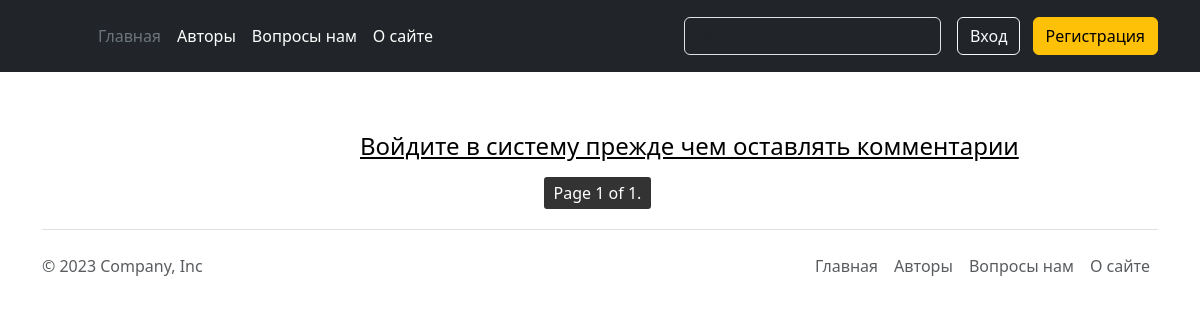
Page /category/posts/dikie-zhivotnye/ on the earlier database version.
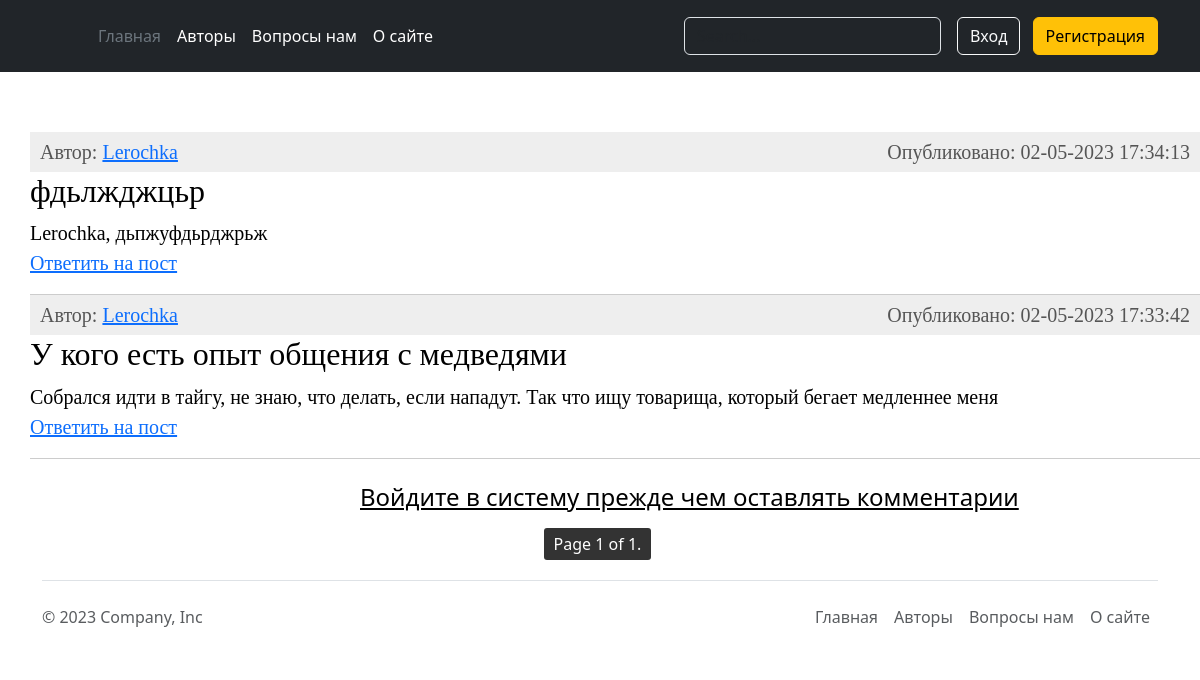
Same page on the later database version.
### main/models.py (models this page shows, shortened)
class Post(models.Model):
    category = models.ForeignKey(SubCategory, on_delete=models.CASCADE, verbose_name='Внешний ключ подкатегории')
    author = models.ForeignKey(Author, on_delete=models.CASCADE, verbose_name='Внешний ключ автора')
    title = models.CharField(max_length=255, verbose_name='Заголовок поста')
    text = models.TextField(verbose_name='Пост')
    created_at = models.DateTimeField(auto_now_add=True, verbose_name='Время публикации поста')
    updated_at = models.DateTimeField(auto_now=True, verbose_name='Время редактирования')
    is_published = models.BooleanField(default=True, verbose_name='Опубликован', help_text='Опубликован ли пост')
    class Meta:
        verbose_name = _('Пост')
        verbose_name_plural = _('Посты')
        ordering = ('-created_at', 'author')

### account/models.py (models this page shows, shortened)
class Author(AbstractBaseUser, PermissionsMixin):
    email = models.EmailField(verbose_name=_('Почтовый адрес'), unique=True)
    user_name = models.CharField(max_length=150, unique=True, verbose_name='Имя пользователя')
    mobile = models.CharField(max_length=20, blank=True, verbose_name='Номер телефона')
    gender = models.ForeignKey(Gender, on_delete=models.SET_NULL, blank=True, null=True,
                               verbose_name='Внешний ключ гендера')
    profile_photo = models.ImageField(upload_to='photos/%Y/%m/%d/', help_text=_('Фото профиля'), blank=True,
                                      verbose_name='Фото профиля')
    profile_information = models.TextField(help_text='Расскажите о себе', blank=True,
                                           verbose_name='Персональная информация')
    country = models.ForeignKey(Country, on_delete=models.SET_NULL, blank=True, null=True, verbose_name='Страна')
    telegram_link = models.URLField(blank=True, verbose_name='Телеграмм аккаунт')
    city = models.CharField(max_length=70, blank=True, null=True, verbose_name='Город')
    following = models.ManyToManyField(
        "self", blank=True, related_name="followers", symmetrical=False, verbose_name='Подписки'
    )
    is_active = models.BooleanField(default=False, help_text='Активен ли аккаунт?', verbose_name='Активен')
    is_staff = models.BooleanField(default=False, help_text='Администратор ли сайта?', verbose_name='Администратора')
    created = models.DateTimeField(auto_now_add=True, verbose_name='Дата регистрации')
    updated = models.DateTimeField(auto_now=True, verbose_name='Дата обновления')
    objects = CustomAccountManager()
    USERNAME_FIELD = 'email'
    REQUIRED_FIELDS = ['user_name']
    class Meta:
        verbose_name = _("Аккаунт")
        verbose_name_plural = _("Аккаунты")
        ordering = ('user_name',)
    def __str__(self):
        return self.user_name
    def get_absolute_url(self):
        return reverse('authors:author_detail_view', kwargs={'pk': self.pk})

### main/views.py (the view)
# urls.py: path('category/posts/<slug:subcategory_slug>/', views.subcategory_post, name='subcategory_post'),
def subcategory_post(request, subcategory_slug):
    subcategory = get_object_or_404(SubCategory, slug=subcategory_slug)
    posts = Post.objects.filter(category=subcategory.id)
    paginator = Paginator(posts, 8)
    page_number = request.GET.get('page')
    page_obj = paginator.get_page(page_number)
    if request.method == 'POST':
        form = AddCommentForm(request.POST)
        if form.is_valid():
            user = request.user
            text = request.POST.get('text')
            title = request.POST.get('title')
            subcategory_id = SubCategory.objects.get(slug=subcategory_slug).id
            context = {'posts': posts, 'title': subcategory, 'form': form, 'user_name': user.user_name}
            Post.objects.create(author=user, text=text, title=title, category_id=subcategory_id)
    else:
        form = AddCommentForm()
    if request.user.is_authenticated:
        user_name = Author.objects.get(user_name=request.user.user_name)
        context = {'page_obj': page_obj, 'title': subcategory, 'form': form, 'user_name': user_name}
    else:
        context = {'page_obj': page_obj, 'title': subcategory, 'form': form}
    return render(request, 'main/posts.html', context=context)

### main/forms.py
class AddCommentForm(forms.ModelForm):
    title = forms.CharField(widget=forms.TextInput(
        attrs={'class': 'form-control mb-3',
               'placeholder': 'Заголовок', 'id': 'form-lastname', 'name': 'parent'}), max_length=255,
        label='Заголовок')
    text = forms.CharField(required=False,
                           widget=forms.Textarea(attrs={
                                                        'class': 'form-control',
                                                        'id': 'exampleFormControlTextarea1',
                                                        'rows': '3',
                                                        'placeholder': 'Оставить комментарий'
                           }), label='Комментарий')
    class Meta:
        model = Post
        fields = ('title', 'text')

### main/models.py (called while the page is built)
    def __str__(self):
        return self.sub_category_name

### main/templates/main/posts.html (shortened to what this page needs)
{% extends 'main/base.html' %}
{% load static %}
{% block content %}
<link rel="stylesheet" href="{% static 'main/css/forms.css' %}">
<link rel="stylesheet" href="{% static 'main/css/posts.css' %}">
<div class="content-text">
    <ul class="list-articles">
        {% for p in page_obj %}
        <li>
            <div class="article-panel">
                Автор: <a href="{{ p.author.get_absolute_url }}">{{ p.author }}</a>
                <p class="last">Опубликовано: {{p.created_at|date:"d-m-Y H:i:s"}}</p>
            </div>
            <h2>{{p.title}}</h2>
            {{ p.text }}
          <p class="link-read-post"><a href="#formReview" onclick="addReview('{{ p.author }}')">Ответить на пост</a></p>
        </li>
        {% endfor %}
    </ul>
</div>
{% if user.is_authenticated %}
<div class="form">
    <form class="account-form px-4 pt-4" method="post" enctype="multipart/form-data">
    {% if form.is_valid %}
    <div class="alert alert-primary" role="alert">
        Комментарий оставлен!
    </div>
    {% endif %}
    {% if form.errors %}
    {% for field in user_form %}
    {% for error in field.errors %}
    <div class="alert alert-primary" role="alert">
        {{ error }}
    </div>
    {% endfor %}
    {% endfor %}
    {% endif %}
v
    {% if messages %}
    <div class="alert alert-warning" alert="{{ messages.tags }}" role="alert">
        {% for message in messages %}
        {{ message|safe }}
        {% endfor %}
    </div>
    {% endif %}
    {% csrf_token %}
    <label class="small font-weight-bold">{{ form.title.label}}</label>
    {{ form.title }}
    <label class="small font-weight-bold">{{ form.text.label }}</label>
    {{ form.text }}
    <button class="btn btn-primary btn-block py-2 mb-4 mt-5 fw-bold w-100" type="submit"
                        value="Save changes">{% block button %}
        {% if button_label %}
        {{ button_label }}
        {% else %}
        Оставить комментарий
        {% endif %}
        {% endblock %}
    </button>
</form>
</div>
{% else %}
<div style="margin-left: 30%; margin-top: 2%"><a href="{% url 'account:login' %}" style="color: black"><h4>Войдите в систему прежде чем оставлять комментарии</h4></a></div>
{% endif %}
{% include 'main/pagination.html' %}
{% endblock %}

### main/templates/main/base.html (shortened to what this page needs)
<!DOCTYPE html>
<html lang="en" xmlns="http://www.w3.org/1999/html">
<head>
    <link href="https://cdn.jsdelivr.net/npm/bootstrap@5.3.0-alpha3/dist/css/bootstrap.min.css" rel="stylesheet">
</head>
<body>
<header class="p-3 text-bg-dark">
    <div class="container">
      <div class="d-flex flex-wrap align-items-center justify-content-center justify-content-lg-start">
        <a href="/" class="d-flex align-items-center mb-2 mb-lg-0 text-white text-decoration-none">
          <svg class="bi me-2" width="40" height="32" role="img" aria-label="Bootstrap"><use xlink:href="#bootstrap"/></svg>
        </a>
        <ul class="nav col-12 col-lg-auto me-lg-auto mb-2 justify-content-center mb-md-0">
          <li><a href="{% url 'main:home' %}" class="nav-link px-2 text-secondary">Главная</a></li>
          <li><a href="{% url 'authors:author_list_view' %}" class="nav-link px-2 text-white">Авторы</a></li>
          <li><a href="{% url 'main:feedback' %}" class="nav-link px-2 text-white">Вопросы нам</a></li>
          <li><a href="#" class="nav-link px-2 text-white">О сайте</a></li>
          </ul>
        <form class="col-12 col-lg-auto mb-3 mb-lg-0 me-lg-3" role="search" method="get" action="{% url 'authors:search_author' %}">
            <input type="search" name="q" class="form-control form-control-dark text-bg-dark" placeholder="Search..." aria-label="Search">
        </form>
          {% if not user.is_authenticated %}
        <div class="text-end">
          <a href="{% url 'account:login' %}"button type="button" class="btn btn-outline-light me-2">Вход</a>
          <a href="{% url 'account:register' %}" button type="button" class="btn btn-warning">Регистрация</a>
        </div>
          {% else %}
          <div class="text-end">
            <a href="{% url 'account:logout' %}"button type="button" class="btn btn-outline-light me-2">Выход</a>
          </div>
          {% endif %}
      </div>
    </div>
  </header>
{% block content %}
{% endblock %}
<div class="container">
  <footer class="d-flex flex-wrap justify-content-between align-items-center py-3 my-4 border-top">
    <p class="col-md-4 mb-0 text-body-secondary">&copy; 2023 Company, Inc</p>
    <a href="/" class="col-md-4 d-flex align-items-center justify-content-center mb-3 mb-md-0 me-md-auto link-body-emphasis text-decoration-none">
      <svg class="bi me-2" width="40" height="32"><use xlink:href="#bootstrap"/></svg>
    </a>
    <ul class="nav col-md-4 justify-content-end">
      <li class="nav-item"><a href="{% url 'main:home' %}" class="nav-link px-2 text-body-secondary">Главная</a></li>
      <li class="nav-item"><a href="{% url 'authors:author_list_view' %}" class="nav-link px-2 text-body-secondary">Авторы</a></li>
      <li class="nav-item"><a href="{% url 'main:feedback' %}" class="nav-link px-2 text-body-secondary">Вопросы нам</a></li>
      <li class="nav-item"><a href="#" class="nav-link px-2 text-body-secondary">О сайте</a></li>
    </ul>
  </footer>
</div>
</body>
</html>

### main/templates/main/pagination.html (shortened to what this page needs)
<div class="pagination">
    <span class="step-links">
        <span class="current">
            Page {{ page_obj.number }} of {{ page_obj.paginator.num_pages }}.
        </span>
    </span>
</div>

### main/static/main/css/posts.css (style rules this page uses)
div.article-panel { background: #eee; padding: 5px 10px 5px 10px; box-sizing: border-box; overflow: hidden; color: #555; }
div.article-panel p.last { margin: 0; float: right; }
ul.list-articles { list-style: none; margin: 0; padding: 0; }
ul.list-articles li { border-bottom: 1px solid #ccc; }
.content-text { margin: 60px 0 0 30px; color: #000; font-size: 20px; font-family: Yandex Sans Display Light; }
.pagination { display: flex; justify-content: center; align-items: center; margin-top: 20px; }
.pagination .current { padding: 5px 10px; border-radius: 3px; margin-right: 5px; color: #fff; background-color: #333; }

Differences in the rows shown:
added Post: author "Lerochka", created_at "02-05-2023 17:34:13", title "фдьлжджцьр", text "Lerochka, дьпжуфдьрджрьж"
added Post: author "Lerochka", created_at "02-05-2023 17:33:42", title "У кого есть опыт общения с медведями", text "Собрался идти в тайгу, не знаю, что делать, если нападут. Так что ищу товарища, который бегает медленнее меня"
